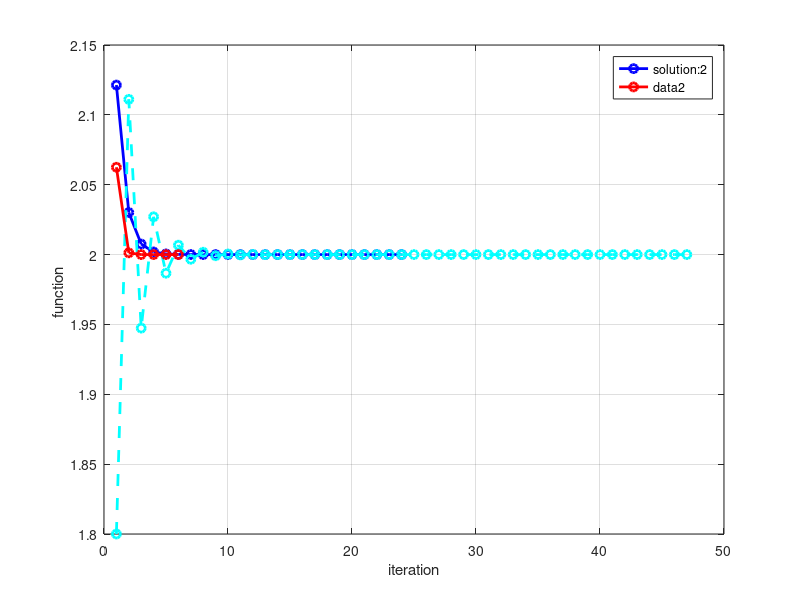

MATLAB code to generate this figure: (Note: this script raises an error after producing the figure.)
close all;

tolerance = 10e-15;

fun2 = @(x) sqrt(x+2);

fun3 = @(x)  1 + 2/x;
fun4 = @(x) (x^2 +2)/(2*x-1);


y2=0; y3=0;y4=0;
iteration_fixpunkt = 0;
func_fixpunkt = 0;
error_fixpunkt = 0;

%Initialiseringen: init guess
y2(1) = 2.5;
y3(1) = 2.5;
y4(1) = 2.5;
k=2;

iteration_fixpunkt(1) = 1;
func_fixpunkt(1) =fun2(y2(1));
y2(2) = fun2(y2(1));

% Main   fixpunkt's  iterations  
while abs( y2(k) - y2(k-1) ) > tolerance

y2(k+1) = fun2(y2(k));
iteration_fixpunkt(k) = k;
func_fixpunkt(k) =fun2(y2(k));

k = k+1;

if k == 100
break
end
  end

figure
 % plot(iteration_fixpunkt,error_fixpunkt, 'o b-','LineWidth',2)
 plot(iteration_fixpunkt,func_fixpunkt, 'o b-','LineWidth',2)
  
  xlabel('iteration')
  ylabel('function ')
grid on
 legend(['solution:',num2str(y2(k))]);
 %title(['Fixpunktsmetod, konvergens (iterations)'])

 
iterg2=k;
iteration_fixpunkt = 0;
func_fixpunkt = 0;
error_fixpunkt = 0;

k=2;

iteration_fixpunkt(1) = 1;
func_fixpunkt(1) =fun3(y3(1));
y3(2) = fun3(y3(1));


% Main   fixpunkt's  iterations  
while abs( y3(k) - y3(k-1) ) > tolerance

y3(k+1) = fun3(y3(k));
iteration_fixpunkt(k) = k;
func_fixpunkt(k) =fun3(y3(k));

k = k+1;

if k == 100
break
end
  end

hold on
%  figure
  plot(iteration_fixpunkt,func_fixpunkt, 'o c --','LineWidth',2)
  
  xlabel('iteration')
  ylabel('function ')
grid on
  legend(['solution:',num2str(y3(k))]);
% title(['Fixpunktsmetod, konvergens (iterations)'])

 iterg3=k;

iteration_fixpunkt = 0;
func_fixpunkt = 0;
error_fixpunkt = 0;


k=2;

iteration_fixpunkt(1) = 1;
func_fixpunkt(1) =fun4(y4(1));
y4(2) = fun4(y4(1));


% Main   fixpunkt's  iterations  
while abs( y4(k) - y4(k-1) ) > tolerance

y4(k+1) = fun4(y4(k));
iteration_fixpunkt(k) = k;
func_fixpunkt(k) =fun4(y4(k));

k = k+1;

if k == 100
break
end
  end

hold on
%  figure


  plot(iteration_fixpunkt,func_fixpunkt, 'o r  -','LineWidth',2)
  
  xlabel(['iterations: nr. iter.g2:',num2str(iterg2),', nr.iter. g3:', num2str(iterg3),' nr.iter. g4:', num2str(iterg4)])
  ylabel('function ')
grid on
  legend(['solution:',num2str(y4(k))]);
 title('Fixpunktsmetod, konvergens (iterations)')

 
iterg4=k;

 legend(['g_2 konv.iter.:',num2str(iterg2), ', solution:', num2str(y2(k))],['g_3 konv.iter.:',num2str(iterg3),', solution:', num2str(y3(k))],['g_4 konv.iter.:',num2str(iterg4), ', solution:', num2str(y4(k))]);
% legend(['g_2 konv.iter.:',num2str(y2(k))],['g_3 konv.iter.:',num2str(y3(k))],['g_4 konv.iter.:',num2str(y4(k))]);

 
%*********************************************************
n= -1.0;
p=3.0;
x_exact = linspace(n, p);
N = size(x_exact,2);

fun = @(x) x^2 -   x - 2;

 for i = 1:N
	    func_exact(i) =fun(x_exact(i));
 end
 
 
figure

plot(x_exact,func_exact, ' b-','LineWidth',2)
 legend(' x^2 - x - 2= 0 ');

  xlabel('  x')
  ylabel('function x^2 - x -2 = 0  ')

grid on


